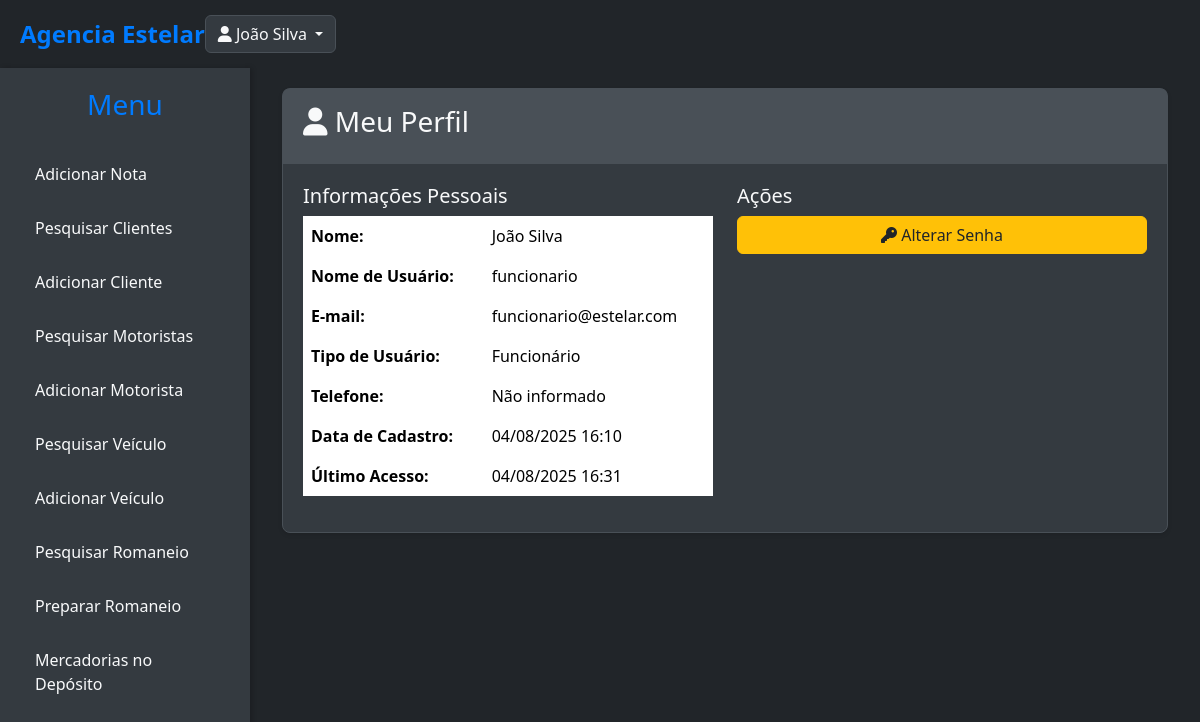
The app's page /notas/perfil/ (signed in), older data.
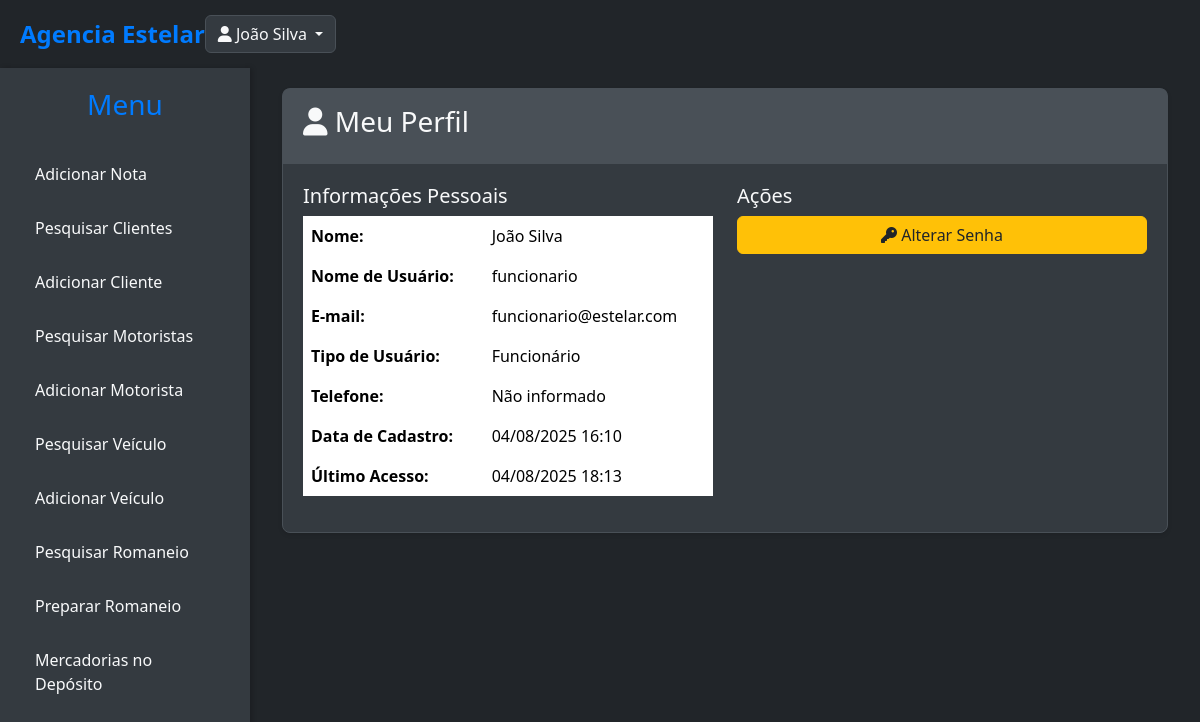
The same page, newer data.
### notas/models.py (models this page shows, shortened)
class Usuario(models.Model):
    TIPO_USUARIO_CHOICES = [
        ('admin', 'Administrador'),
        ('funcionario', 'Funcionário'),
        ('cliente', 'Cliente'),
    ]
    username = models.CharField(max_length=150, unique=True, verbose_name="Nome de Usuário")
    email = models.EmailField(unique=True, verbose_name="E-mail")
    first_name = models.CharField(max_length=30, verbose_name="Nome")
    last_name = models.CharField(max_length=30, verbose_name="Sobrenome")
    is_active = models.BooleanField(default=True, verbose_name="Ativo")
    is_staff = models.BooleanField(default=False, verbose_name="Staff")
    date_joined = models.DateTimeField(auto_now_add=True, verbose_name="Data de Cadastro")
    password = models.CharField(max_length=128, verbose_name="Senha")
    tipo_usuario = models.CharField(
        max_length=20,
        choices=TIPO_USUARIO_CHOICES,
        default='funcionario',
        verbose_name="Tipo de Usuário"
    )
    cliente = models.ForeignKey(
        Cliente,
        on_delete=models.CASCADE,
        null=True,
        blank=True,
        verbose_name="Cliente Vinculado"
    )
    telefone = models.CharField(max_length=20, blank=True, verbose_name="Telefone")
    ultimo_acesso = models.DateTimeField(null=True, blank=True, verbose_name="Último Acesso")
    REQUIRED_FIELDS = ['email', 'first_name', 'last_name']
    USERNAME_FIELD = 'username'
    is_authenticated = True
    is_anonymous = False
    objects = UsuarioManager()
    class Meta:
        verbose_name = "Usuário"
        verbose_name_plural = "Usuários"
        ordering = ['username']
    def get_full_name(self):
        return f"{self.first_name} {self.last_name}".strip()
    @property
    def is_admin(self):
        return self.tipo_usuario == 'admin'
    @property
    def is_funcionario(self):
        return self.tipo_usuario == 'funcionario'
    @property
    def is_cliente(self):
        return self.tipo_usuario == 'cliente'
    def can_access_funcionalidades(self):
        return self.is_admin or self.is_funcionario
    @property
    def is_anonymous(self):
        """Verifica se o usuário é anônimo"""
        return False
    @property
    def is_authenticated(self):
        return True

### notas/views.py (the view)
# urls.py: path('perfil/', views.perfil_usuario, name='perfil'),
@login_required
def perfil_usuario(request):
    return render(request, 'notas/auth/perfil.html')

### notas/templates/notas/auth/perfil.html (shortened to what this page needs)
{% extends 'base.html' %}
{% load static %}
{% block content %}
<div class="container-fluid">
    <div class="row">
        <div class="col-12">
            <div class="card">
                <div class="card-header">
                    <h3 class="card-title">
                        <i class="fas fa-user"></i> Meu Perfil
                    </h3>
                </div>
                <div class="card-body">
                    <div class="row">
                        <div class="col-md-6">
                            <h5>Informações Pessoais</h5>
                            <table class="table table-borderless">
                                <tr>
                                    <td><strong>Nome:</strong></td>
                                    <td>{{ user.get_full_name }}</td>
                                </tr>
                                <tr>
                                    <td><strong>Nome de Usuário:</strong></td>
                                    <td>{{ user.username }}</td>
                                </tr>
                                <tr>
                                    <td><strong>E-mail:</strong></td>
                                    <td>{{ user.email }}</td>
                                </tr>
                                <tr>
                                    <td><strong>Tipo de Usuário:</strong></td>
                                    <td>{{ user.get_tipo_usuario_display }}</td>
                                </tr>
                                <tr>
                                    <td><strong>Telefone:</strong></td>
                                    <td>{{ user.telefone|default:"Não informado" }}</td>
                                </tr>
                                <tr>
                                    <td><strong>Data de Cadastro:</strong></td>
                                    <td>{{ user.date_joined|date:"d/m/Y H:i" }}</td>
                                </tr>
                                {% if user.ultimo_acesso %}
                                <tr>
                                    <td><strong>Último Acesso:</strong></td>
                                    <td>{{ user.ultimo_acesso|date:"d/m/Y H:i" }}</td>
                                </tr>
                                {% endif %}
                            </table>
                        </div>
                        <div class="col-md-6">
                            <h5>Ações</h5>
                            <div class="d-grid gap-2">
                                <a href="{% url 'notas:alterar_senha' %}" class="btn btn-warning">
                                    <i class="fas fa-key"></i> Alterar Senha
                                </a>
                            </div>
                        </div>
                    </div>
                </div>
            </div>
        </div>
    </div>
</div>
{% endblock %}

### templates/base.html (shortened to what this page needs)
{% load static %}
<!DOCTYPE html>
<html lang="pt-BR">
<head>
    <link href="https://cdn.jsdelivr.net/npm/bootstrap@5.3.3/dist/css/bootstrap.min.css" rel="stylesheet">
    <link rel="stylesheet" href="{% static 'css/style.css' %}">
    <link rel="stylesheet" href="https://cdnjs.cloudflare.com/ajax/libs/font-awesome/6.0.0-beta3/css/all.min.css">
</head>
<body>
    <div class="top-bar">
        <div class="d-flex justify-content-between align-items-center">
            <a href="{% url 'notas:listar_notas_fiscais' %}" class="logo">Agencia Estelar</a>
            <div class="user-info">
                {% if user.is_authenticated %}
                    <div class="dropdown">
                        <button class="btn btn-outline-light dropdown-toggle" type="button" id="userDropdown" data-bs-toggle="dropdown" aria-expanded="false">
                            <i class="fas fa-user"></i> {{ user.get_full_name|default:user.username }}
                        </button>
                    </div>
                {% else %}
                    <a href="{% url 'notas:login' %}" class="btn btn-outline-light">Login</a>
                {% endif %}
            </div>
        </div>
    </div>
    <div class="main-wrapper">
        {% if user.is_authenticated %}
        <div class="sidebar">
            <h3>Menu</h3>
            <nav class="sidebar-nav">
                <ul>
                    {% if user.can_access_funcionalidades %}
                    <li><a href="{% url 'notas:adicionar_nota_fiscal' %}">Adicionar Nota</a></li>
                    {% endif %}
                    {% if user.can_access_funcionalidades %}
                    <li><a href="{% url 'notas:listar_clientes' %}">Pesquisar Clientes</a></li>
                    <li><a href="{% url 'notas:adicionar_cliente' %}">Adicionar Cliente</a></li>
                    {% endif %}
                    {% if user.can_access_funcionalidades %}
                    <li><a href="{% url 'notas:listar_motoristas' %}">Pesquisar Motoristas</a></li>
                    <li><a href="{% url 'notas:adicionar_motorista' %}">Adicionar Motorista</a></li>
                    {% endif %}
                    {% if user.can_access_funcionalidades %}
                    <li><a href="{% url 'notas:listar_veiculos' %}">Pesquisar Veículo</a></li>
                    <li><a href="{% url 'notas:adicionar_veiculo' %}">Adicionar Veículo</a></li>
                    {% endif %}
                    {% if user.can_access_funcionalidades %}
                    <li><a href="{% url 'notas:listar_romaneios' %}">Pesquisar Romaneio</a></li>
                    <li><a href="{% url 'notas:adicionar_romaneio' %}">Preparar Romaneio</a></li>
                    {% endif %}
                    {% if user.can_access_funcionalidades %}
                    <li><a href="{% url 'notas:pesquisar_mercadorias_deposito' %}">Mercadorias no Depósito</a></li>
                    {% endif %}
                </ul>
            </nav>
        </div>
        {% endif %}
        <div class="main-content">
            {% block content %}{% endblock %}
        </div>
    </div>
</body>
</html>

### static/css/style.css (style rules this page uses)
:root { --dark-bg-color: #212529; --dark-sidebar-bg: #343a40; --dark-header-bg: #212529; --dark-text-color: #f8f9fa; --dark-secondary-text-color: #adb5bd; --dark-border-color: #495057; --dark-card-bg: #343a40; --dark-card-header-bg: #495057; --primary-color: #007bff; --accent-color: #28a745; --light-card-text: #212529; --readonly-text-color: #495057; }
body { background-color: var(--dark-bg-color); color: var(--dark-text-color); font-family: 'Segoe UI', Tahoma, Geneva, Verdana, sans-serif; margin: 0; display: flex; min-height: 100vh; flex-direction: column; }
.main-wrapper { display: flex; flex-grow: 1; }
.sidebar { width: 250px; background-color: var(--dark-sidebar-bg); padding: 20px; box-shadow: 2px 0 5px rgba(0,0,0,0.2); display: flex; flex-direction: column; color: var(--dark-text-color); position: sticky; top: 0; height: 100vh; overflow-y: auto; }
.sidebar h3 { color: var(--primary-color); margin-bottom: 30px; text-align: center; }
.sidebar-nav ul { list-style: none; padding: 0; }
.sidebar-nav li { margin-bottom: 10px; }
.sidebar-nav a { display: block; padding: 10px 15px; color: var(--dark-text-color); text-decoration: none; border-radius: 5px; transition: background-color 0.3s ease; }
.main-content { flex-grow: 1; padding: 20px; background-color: var(--dark-bg-color); overflow-x: hidden; }
.top-bar { background-color: var(--dark-header-bg); color: var(--dark-text-color); padding: 15px 20px; display: flex; justify-content: space-between; align-items: center; box-shadow: 0 2px 5px rgba(0,0,0,0.2); min-height: 60px; }
.top-bar .logo { font-size: 1.5rem; font-weight: bold; color: var(--primary-color); text-decoration: none; }
.top-bar .user-info { font-size: 0.9rem; color: var(--dark-secondary-text-color); margin-left: auto; }
.card { background-color: var(--dark-card-bg); border: 1px solid var(--dark-border-color); color: var(--dark-text-color); margin-bottom: 20px; border-radius: 8px; box-shadow: 0 2px 4px rgba(0,0,0,0.1); }
.card-header { background-color: var(--dark-card-header-bg); color: var(--dark-text-color); border-bottom: 1px solid var(--dark-border-color); padding: 1rem 1.25rem; font-weight: bold; border-radius: calc(8px - 1px) calc(8px - 1px) 0 0; }
.card-body { padding: 1.25rem; }
.form-control, .form-select, .btn { background-color: var(--dark-sidebar-bg); color: var(--dark-text-color); border-color: var(--dark-border-color); }
.btn-warning { background-color: #ffc107; border-color: #ffc107; color: #212529; }
.table { color: var(--dark-text-color); background-color: var(--dark-card-bg); border-color: var(--dark-border-color); }
.table tbody tr { background-color: var(--dark-card-bg); }
.table td, .table th { border-color: var(--dark-border-color); }

Row changes from the older to the newer data that the page shows:
changed Usuario "João Silva": ultimo_acesso "04/08/2025 16:31" → "04/08/2025 18:13"
